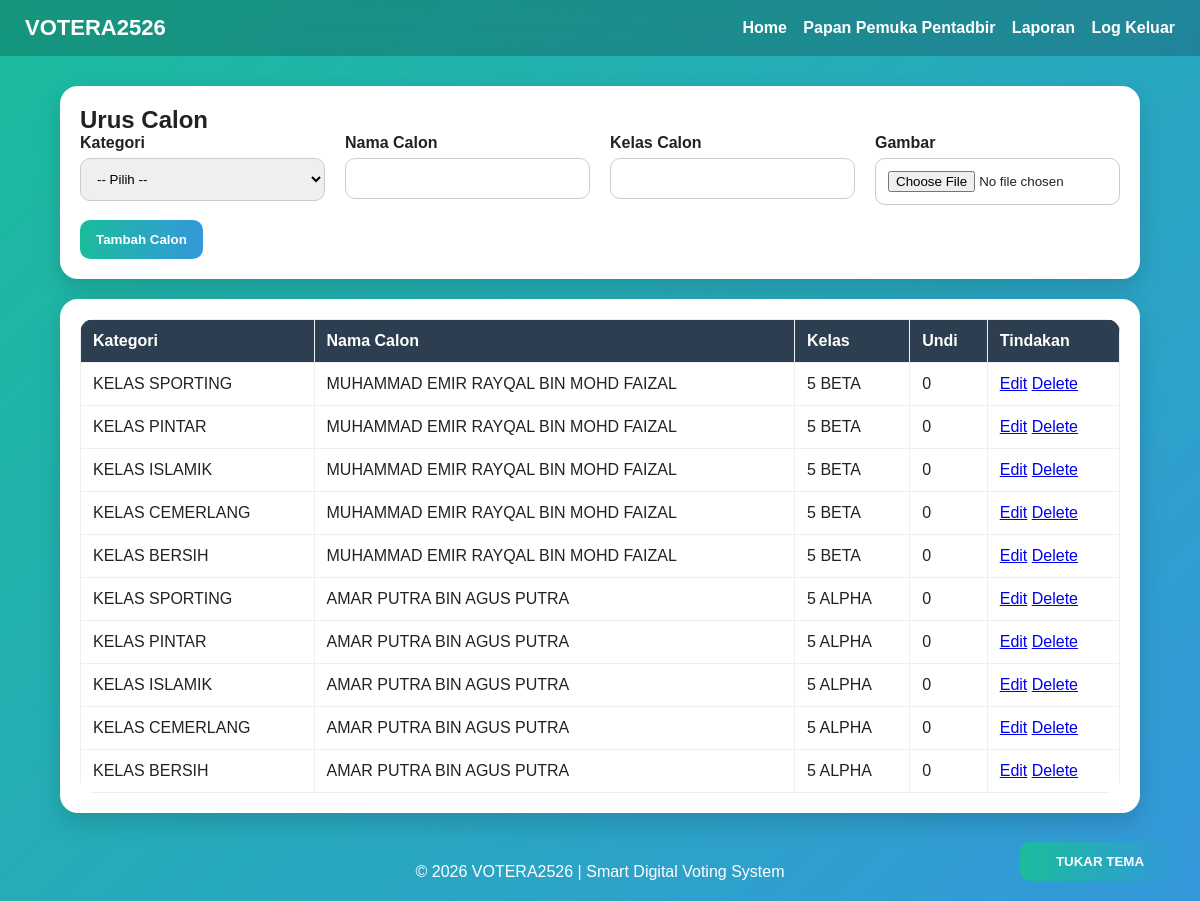
The page /calon-senarai.php (signed in) on the database its author committed.
### tables this page shows
CREATE TABLE IF NOT EXISTS `calon` (
  `id_calon` int(11) NOT NULL AUTO_INCREMENT,
  `id_kategori` varchar(10) DEFAULT NULL,
  `nama_calon` varchar(150) DEFAULT NULL,
  `kelas_calon` varchar(100) DEFAULT NULL,
  `gambar_calon` varchar(100) DEFAULT 'default.png',
  `undi` int(11) DEFAULT 0,
  PRIMARY KEY (`id_calon`)
);

CREATE TABLE IF NOT EXISTS `kategori` (
  `id_rekod_kategori` int(11) NOT NULL AUTO_INCREMENT,
  `Id_Kategori` varchar(10) NOT NULL,
  `Kategori` varchar(100) NOT NULL,
  PRIMARY KEY (`id_rekod_kategori`),
  UNIQUE KEY `Id_Kategori` (`Id_Kategori`)
);

### calon-senarai.php (the view, shortened to what this page needs)
<?php
include 'connection.php';
include 'header.php';
$data = $conn->query("SELECT c.*, k.Kategori FROM calon c JOIN kategori k ON c.id_kategori = k.Id_Kategori ORDER BY c.id_calon DESC");
?>
<div class="card">
    <h2>Urus Calon</h2>
    <form method="post" enctype="multipart/form-data">
        <div class="grid">
            <div class="form-group">
                <label>Kategori</label>
                <select name="id_kategori" required>
                    <option value="">-- Pilih --</option>
                </select>
            </div>
            <div class="form-group"><label>Nama Calon</label><input type="text" name="nama_calon" required></div>
            <div class="form-group"><label>Kelas Calon</label><input type="text" name="kelas_calon"></div>
            <div class="form-group"><label>Gambar</label><input type="file" name="gambar" accept="image/*"></div>
        </div>
        <button type="submit" name="tambah" class="btn">Tambah Calon</button>
    </form>
</div>
<div class="card">
    <table class="table">
        <tr><th>Kategori</th><th>Nama Calon</th><th>Kelas</th><th>Undi</th><th>Tindakan</th></tr>
        <?php while($row = $data->fetch_assoc()): ?>
        <tr>
            <td><?= htmlspecialchars($row['Kategori']) ?></td>
            <td><?= htmlspecialchars($row['nama_calon']) ?></td>
            <td><?= htmlspecialchars($row['kelas_calon']) ?></td>
            <td><?= (int)$row['undi'] ?></td>
            <td class="action-links">
                <a href="calon-edit.php?id=<?= (int)$row['id_calon'] ?>">Edit</a>
                <a href="calon-delete.php?id=<?= (int)$row['id_calon'] ?>" onclick="return confirm('Padam calon ini?')">Delete</a>
            </td>
        </tr>
        <?php endwhile; ?>
    </table>
</div>
<?php include 'footer.php'; ?>

### header.php (shortened to what this page needs)
<!DOCTYPE html>
<html lang="en">
<head>
    <link rel="stylesheet" href="style.css">
</head>
<body>
<div class="topbar">
    <div class="brand">VOTERA2526</div>
    <div>
        <a href="index.php">Home</a>
        <?php if (isset($_SESSION['admin_id'])): ?>
            <a href="admin-dashboard.php">Papan Pemuka Pentadbir</a>
            <a href="laporan.php">Laporan</a>
            <a href="logout.php">Log Keluar</a>
        <?php elseif (isset($_SESSION['Id_Pelajar'])): ?>
            <a href="dashboard.php">Dashboard</a>
            <a href="undi-kategori.php">Undi</a>
            <a href="logout.php">Log Keluar</a>
        <?php else: ?>
            <a href="login.php">Log Masuk Pelajar</a>
            <a href="admin-login.php">Log Masuk Pentadbir</a>
        <?php endif; ?>
</div>
    </div>
<div class="container">

### footer.php (shortened to what this page needs)
</div>
<footer class="footer">
    <p>© 2026 VOTERA2526 | Smart Digital Voting System</p>
</footer>
<button id="toggleTheme" class="btn theme-toggle" style="width:160px;">TUKAR TEMA</button>
</body>
</html>

### style.css (style rules this page uses)
* { box-sizing:border-box; margin:0; padding:0; font-family:Arial, Helvetica, sans-serif; }
body { background:linear-gradient(135deg,#1abc9c,#3498db); min-height:100vh; color:#222; }
.topbar { display:flex; justify-content:space-between; align-items:center; padding:15px 25px; background:rgba(0,0,0,0.2); color:#fff; backdrop-filter:blur(8px); flex-wrap:wrap; gap:10px; }
.topbar a { color:#fff; text-decoration:none; margin-left:12px; font-weight:bold; }
.brand { font-size:22px; font-weight:bold; }
.container { width:90%; max-width:1200px; margin:30px auto; }
.card { background:#fff; border-radius:18px; padding:20px; box-shadow:0 10px 25px rgba(0,0,0,0.15); margin-bottom:20px; }
.grid { display:grid; grid-template-columns:repeat(auto-fit,minmax(220px,1fr)); gap:20px; }
.form-group { margin-bottom:15px; }
.form-group label { display:block; margin-bottom:6px; font-weight:bold; }
.form-group input, .form-group select, .form-group textarea { width:100%; padding:12px; border-radius:10px; border:1px solid #ccc; }
.btn { background:linear-gradient(90deg,#1abc9c,#3498db); color:#fff; border:none; font-weight:bold; cursor:pointer; padding:12px 16px; border-radius:10px; text-decoration:none; display:inline-block; }
.table { width:100%; border-collapse:collapse; background:#fff; border-radius:14px; overflow:hidden; }
.table th, .table td { border:1px solid #eee; padding:12px; text-align:left; }
.table th { background:#2c3e50; color:#fff; }
.footer { text-align:center; color:#fff; padding:20px; }
.theme-toggle { position:fixed; right:20px; bottom:20px; z-index:999; }

### rows shown on the page
calon: kategori.Kategori "KELAS SPORTING", nama_calon "MUHAMMAD EMIR RAYQAL BIN MOHD FAIZAL", kelas_calon "5 BETA", undi "0"
calon: kategori.Kategori "KELAS PINTAR", nama_calon "MUHAMMAD EMIR RAYQAL BIN MOHD FAIZAL", kelas_calon "5 BETA", undi "0"
calon: kategori.Kategori "KELAS ISLAMIK", nama_calon "MUHAMMAD EMIR RAYQAL BIN MOHD FAIZAL", kelas_calon "5 BETA", undi "0"
calon: kategori.Kategori "KELAS CEMERLANG", nama_calon "MUHAMMAD EMIR RAYQAL BIN MOHD FAIZAL", kelas_calon "5 BETA", undi "0"
calon: kategori.Kategori "KELAS BERSIH", nama_calon "MUHAMMAD EMIR RAYQAL BIN MOHD FAIZAL", kelas_calon "5 BETA", undi "0"
calon: kategori.Kategori "KELAS SPORTING", nama_calon "AMAR PUTRA BIN AGUS PUTRA", kelas_calon "5 ALPHA", undi "0"
calon: kategori.Kategori "KELAS PINTAR", nama_calon "AMAR PUTRA BIN AGUS PUTRA", kelas_calon "5 ALPHA", undi "0"
calon: kategori.Kategori "KELAS ISLAMIK", nama_calon "AMAR PUTRA BIN AGUS PUTRA", kelas_calon "5 ALPHA", undi "0"
calon: kategori.Kategori "KELAS CEMERLANG", nama_calon "AMAR PUTRA BIN AGUS PUTRA", kelas_calon "5 ALPHA", undi "0"
calon: kategori.Kategori "KELAS BERSIH", nama_calon "AMAR PUTRA BIN AGUS PUTRA", kelas_calon "5 ALPHA", undi "0"
